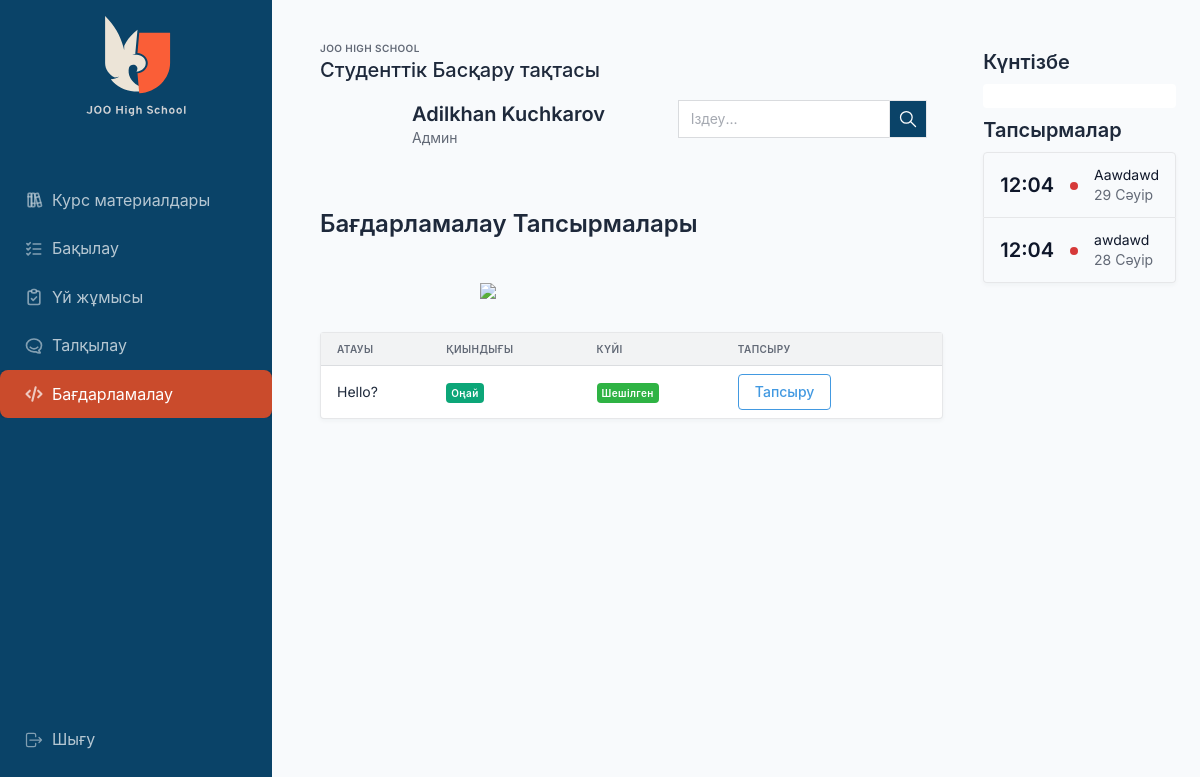
Page /problems/ (signed in) on the earlier database version.
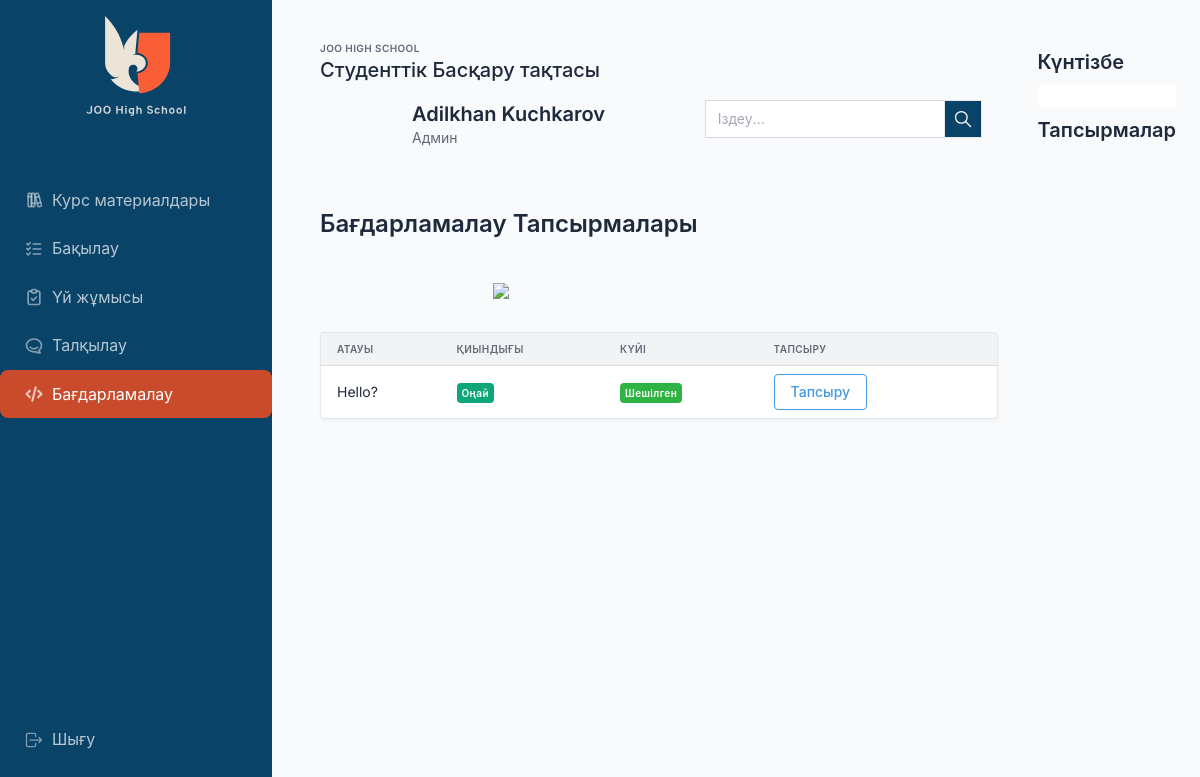
Same page on the later database version.
### problems/models.py (models this page shows, shortened)
class Time(models.Model):
    created_at = models.DateTimeField(auto_now_add=True)
    updated_at = models.DateTimeField(auto_now=True)
    class Meta:
        abstract = True

class Problem(Time):
    class Difficulty(models.IntegerChoices):
        EASY = 1, _("Оңай")
        MEDIUM = 2, _("Орташа")
        HARD = 3, _("Қиын")
    title = models.CharField(max_length=128)
    slug = models.SlugField(unique=True)
    description = models.TextField(max_length=1000, null=True)
    ex_input = models.TextField(max_length=1000, null=True)
    ex_output = models.TextField(max_length=1000, null=True)
    ex_description = models.TextField(max_length=1000, null=True)
    difficulty = models.IntegerField(max_length=128, choices=Difficulty.choices, default=Difficulty.EASY)
    base_code = models.TextField(null=True, blank=True)
    points = models.PositiveSmallIntegerField(default=1)
    testcases_count = models.PositiveSmallIntegerField(default=0)
    time_limit = models.FloatField(default=3, help_text="Time limit in seconds")
    class Meta:
        verbose_name = _("Бағдаламалау Мәселесі")
        verbose_name_plural = _("Бағдарламалау Мәселелері")

### calendarapp/models/event.py (models this page shows, shortened)
class Event(EventAbstract):
    title = models.CharField(max_length=200, unique=True)
    description = models.TextField(null=True, blank=True)
    start_time = models.DateTimeField()
    end_time = models.DateTimeField(null=True, blank=True)
    url = models.CharField(max_length=256, blank=True, null=True)
    objects = EventManager()

### problems/views.py (the view)
# urls.py: path('', views.index, name='discussions-list'),
def index(request):
    problems = Problem.objects.all()
    return render(request, "problems/problems-list.html", {'problems': problems})

### calendarapp/models/event.py (called while the page is built)
    def get_all_events(self):
        events = Event.objects.filter(is_active=True, is_deleted=False)
        return events

    def get_running_events(self):
        running_events = Event.objects.filter(
            is_active=True,
            is_deleted=False,
            end_time__gte=datetime.now().date(),
        ).order_by("start_time")
        return running_events

### diploma_backend/context_processors.py (called while the page is built, shortened)
def all_events(request):
    events = Event.objects.get_all_events()
    running_events = Event.objects.get_running_events()
    event_list = []
    for event in events:
        if not event.start_time:
            event_list.append({
                "title": event.title,
                "end": event.end_time.strftime("%Y-%m-%dT%H:%M:%S"),
                "url": event.url,
            })
        elif event.url:
            event_list.append({
                "title": event.title,
                "start": event.start_time.strftime("%Y-%m-%dT%H:%M:%S"),
                "end": event.end_time.strftime("%Y-%m-%dT%H:%M:%S"),
                "url": event.url,
            })
    return {"all_events": event_list, "events_obj": events, 'running_events': running_events}

### templates/problems/problems-list.html
{% extends 'base/content.html' %}
{% load static %}
{% load quiz_tags %}
{% block body %}
    <h1>Бағдарламалау Тапсырмалары</h1>
    <div class="row">
        <div class="col-6 offset-3 my-4">
            <img src="{% static 'images/alua1.svg' %}" width="100%">
        </div>
    </div>
    <div class="card">
        <div class="table-responsive">
            <table
                    class="table table-vcenter card-table">
                <thead>
                <tr>
                    <th>Атауы</th>
                    <th>Қиындығы</th>
                    <th>Күйі</th>
                    <th>Тапсыру</th>
                </tr>
                </thead>
                <tbody>
                {% for problem in problems %}
                    <tr>
                        <td>{{ problem.title }}</td>
                        <td>{% if problem.difficulty == 1 %}
                            <span class="badge bg-teal">{{ problem.get_difficulty_display }}</span>
                        {% elif problem.difficulty == 2 %}
                            <span class="badge bg-yellow">{{ problem.get_difficulty_display }}</span>
                        {% elif problem.difficulty == 3 %}
                            <span class="badge bg-danger">{{ problem.get_difficulty_display }}</span>
                        {% endif %} </td>
                        <td>{% if problem|problem_is_accepted:request.user %}
                            <span class="badge bg-green">Шешілген</span>{% else %}
                            <span class="badge bg-danger-lt">Шешілмеген</span>{% endif %}</td>
                        <td>
                            <a href="{% url 'problems:problem-detail' problem.slug %}"
                               class="btn btn-outline-azure">
                                Тапсыру
                            </a>
                    </tr>
                {% endfor %}
                </tbody>
            </table>
        </div>
    </div>
{% endblock %}

### templates/base/content.html (shortened to what the changed rows need)
{% extends 'base/base.html' %}
{% load static %}
{% load humanize %}
{% load quiz_tags %}
{% block content %}
    <div class="wrapper">
        <aside class="navbar navbar-vertical navbar-expand-lg navbar-dark">
            <div class="container-fluid">
                <h1 class="navbar-brand navbar-brand-autodark">
                    <a href="/">
                        <img src="{% static 'images/logo-light.svg' %}" width="110" height="110" alt="Tabler"
                             class="navbar-brand-image">
                    </a>
                </h1>
            </div>
        </aside>
        <div class="page-wrapper">
            <div class="page-body">
                <div class="container-fluid">
                    <div class="row">
                        <div class="col px-4">
                            <div class="page-header d-print-none">
                                <div class="row align-items-center">
                                    <div class="col">
                                        <h2 class="page-title">
                                            Студенттік Басқару тақтасы
                                        </h2>
                                    </div>
                                </div>
                            </div>
                            <div class="col">
                                <div class="">
                                    <div class="card-body">
                                        <div class="row g-3 align-items-start">
                                            <div class="col">
                                                <h2 class="m-0">
                                                    <a href="{% url 'users:profile' user.profile.id %}">{{ user.first_name }} {{ user.last_name }}</a>
                                                </h2>
                                            </div>
                                        </div>
                                    </div>
                                </div>
                            </div>
                            <div class="col mt-4">
                                {% block body %}
                                {% endblock %}
                            </div>
                        </div>
                        <div class="col-auto right-sidebar d-none d-md-block">
                            <h2><a href="{% url 'calendarapp:calendar' %}">Күнтізбе</a></h2>
                            <h2 class="mt-2"><a href="{% url 'calendarapp:calendar' %}">Тапсырмалар</a></h2>
                            <div class="card tasks">
                                {% for event in running_events %}
                                    <div class="list-group-item">
                                        <div class="row align-items-center">
                                            <div class="col-auto">
                                                <h2 class="text-reset mb-0">{{ event.end_time|date:"G:i" }}</h2>
                                            </div>
                                            <div class="col-auto"><span class="badge bg-red"></span></div>
                                            <div class="col text-truncate">
                                                <a href="{% if event.url %}{{ event.url }}{% else %}#{% endif %}"
                                                   class="text-reset d-block">{{ event.title }}</a>
                                                <div class="d-block text-muted text-truncate mt-n1">{{ event.end_time|date:"d F" }}</div>
                                            </div>
                                        </div>
                                    </div>
                                {% endfor %}
                            </div>
                        </div>
                    </div>
                </div>
            </div>
        </div>
    </div>
{% endblock %}

Differences in the rows shown:
removed Event: end_time "12:04", title "Aawdawd", end_time "29 Сәуір"
removed Event: end_time "12:04", title "awdawd", end_time "28 Сәуір"
